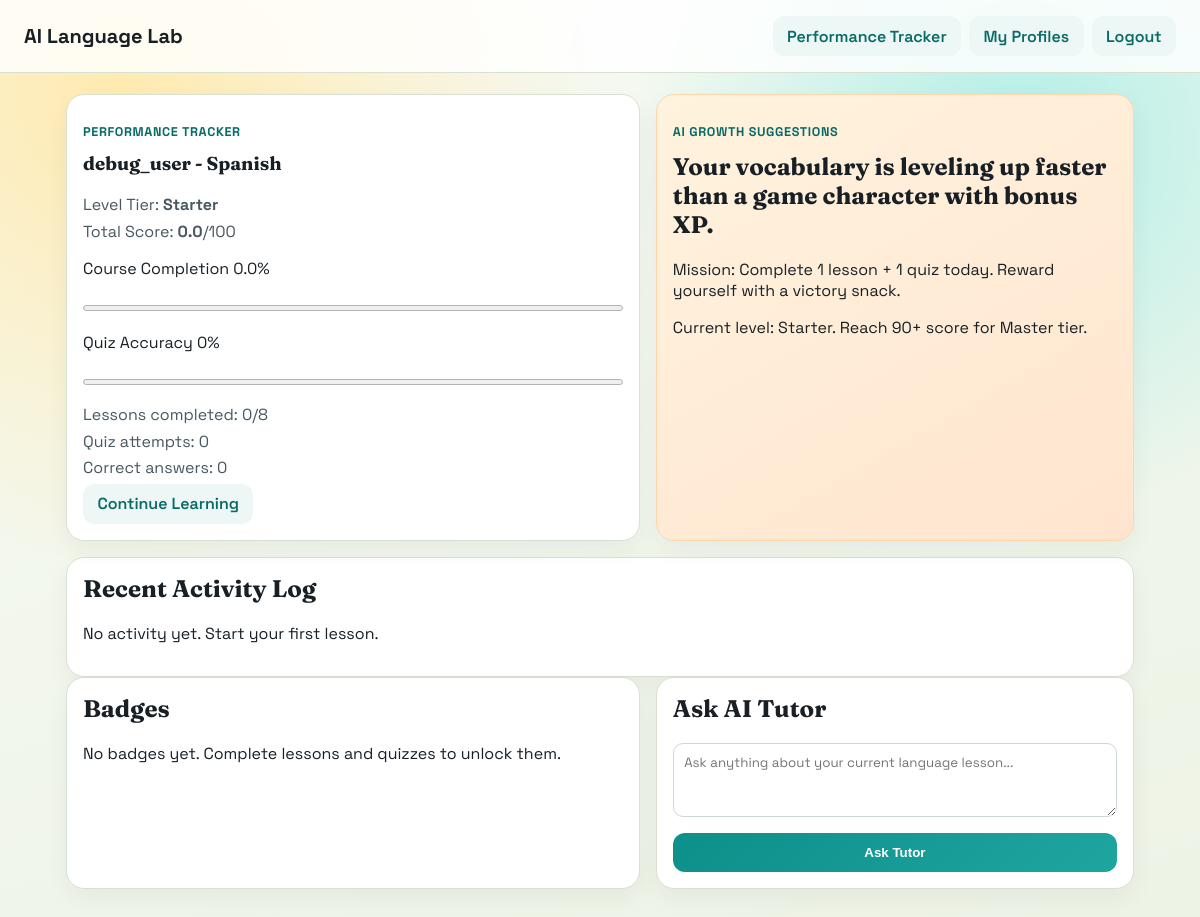
The page /dashboard/2/ (signed in) on the database its author committed.
### learning/models.py (models this page shows, shortened)
class LearnerProfile(models.Model):
    user = models.ForeignKey(settings.AUTH_USER_MODEL, on_delete=models.CASCADE, null=True, blank=True, related_name="learner_profiles")
    name = models.CharField(max_length=120)
    language = models.ForeignKey(Language, on_delete=models.CASCADE, related_name="learners")
    completed_lessons = models.PositiveIntegerField(default=0)
    quiz_attempts = models.PositiveIntegerField(default=0)
    correct_answers = models.PositiveIntegerField(default=0)
    created_at = models.DateTimeField(auto_now_add=True)
    updated_at = models.DateTimeField(auto_now=True)
    class Meta:
        unique_together = ("name", "language")
        constraints = [
            models.UniqueConstraint(fields=["user", "language"], name="unique_user_language_profile"),
        ]
    @property
    def accuracy(self):
        if self.quiz_attempts == 0:
            return 0
        return round((self.correct_answers / self.quiz_attempts) * 100, 1)
    @property
    def performance_score(self):
        lesson_part = min(self.completed_lessons * 20, 50)
        quiz_part = min(self.accuracy * 0.5, 50)
        return round(lesson_part + quiz_part, 1)
    @property
    def level(self):
        score = self.performance_score
        if score < 25:
            return "Starter"

class Language(models.Model):
    name = models.CharField(max_length=100, unique=True)
    code = models.CharField(max_length=10, unique=True)
    description = models.TextField()

### learning/views.py (the view)
# urls.py: path("dashboard/<int:profile_id>/", views.dashboard, name="dashboard"),
@login_required
def dashboard(request, profile_id):
    profile = get_object_or_404(LearnerProfile, id=profile_id)
    if profile.user_id != request.user.id:
        raise PermissionDenied("This profile belongs to another account.")
    _award_badges(profile)
    total_lessons = Lesson.objects.filter(language=profile.language).count()
    completion_percent = 0
    if total_lessons:
        completion_percent = round((profile.completed_lessons / total_lessons) * 100, 1)
    logs = PerformanceLog.objects.filter(learner=profile)[:12]
    ai_tips = _ai_fun_coach(profile)
    badges = BadgeAward.objects.filter(learner=profile)
    latest_tutor_chat = TutorInteraction.objects.filter(learner=profile).first()
    can_get_certificate = profile.level in ["Speaker", "Master"]
    context = {
        "profile": profile,
        "total_lessons": total_lessons,
        "completion_percent": completion_percent,
        "logs": logs,
        "ai_tips": ai_tips,
        "badges": badges,
        "tutor_form": TutorPromptForm(),
        "latest_tutor_chat": latest_tutor_chat,
        "can_get_certificate": can_get_certificate,
    }
    return render(request, "learning/dashboard.html", context)

### learning/forms.py
class TutorPromptForm(forms.Form):
    prompt = forms.CharField(
        label="Ask AI tutor",
        max_length=600,
        widget=forms.Textarea(attrs={"rows": 3, "placeholder": "Ask anything about your current language lesson..."}),
    )

### templates/learning/dashboard.html (shortened to what this page needs)
{% extends 'learning/base.html' %}
{% block content %}
<section class="split">
    <article class="card">
        <p class="kicker">Performance Tracker</p>
        <h1>{{ profile.name }} - {{ profile.language.name }}</h1>
        <p class="meta">Level Tier: <strong>{{ profile.level }}</strong></p>
        <p class="meta">Total Score: <strong>{{ profile.performance_score }}</strong>/100</p>
        <div class="meter-wrap">
            <p>Course Completion {{ completion_percent }}%</p>
            <progress class="progress-bar" max="100" value="{{ completion_percent }}"></progress>
        </div>
        <div class="meter-wrap">
            <p>Quiz Accuracy {{ profile.accuracy }}%</p>
            <progress class="progress-bar alt" max="100" value="{{ profile.accuracy }}"></progress>
        </div>
        <p class="meta">Lessons completed: {{ profile.completed_lessons }}/{{ total_lessons }}</p>
        <p class="meta">Quiz attempts: {{ profile.quiz_attempts }}</p>
        <p class="meta">Correct answers: {{ profile.correct_answers }}</p>
        <a href="{% url 'learning:language_detail' profile.language.id profile.id %}" class="link-btn">Continue Learning</a>
    </article>
    <article class="card accent-card">
        <p class="kicker">AI Growth Suggestions</p>
        <h2>{{ ai_tips.message }}</h2>
        <p>{{ ai_tips.mission }}</p>
        <p>{{ ai_tips.next_level_hint }}</p>
    </article>
</section>
<section class="card">
    <h2>Recent Activity Log</h2>
    {% if logs %}
    <table>
        <thead>
            <tr>
                <th>Action</th>
                <th>Correct</th>
                <th>Points</th>
                <th>Time</th>
            </tr>
        </thead>
        <tbody>
            {% for log in logs %}
            <tr>
                <td>{{ log.notes }}</td>
                <td>{% if log.is_correct %}Yes{% else %}No{% endif %}</td>
                <td>{{ log.points }}</td>
                <td>{{ log.created_at|date:"Y-m-d H:i" }}</td>
            </tr>
            {% endfor %}
        </tbody>
    </table>
    {% else %}
        <p>No activity yet. Start your first lesson.</p>
    {% endif %}
</section>
<section class="split">
    <article class="card">
        <h2>Badges</h2>
        {% if badges %}
            <div class="badge-list">
            {% for badge in badges %}
                <div class="badge-item">
                    <p><strong>{{ badge.title }}</strong></p>
                    <p class="meta">{{ badge.description }}</p>
                </div>
            {% endfor %}
            </div>
        {% else %}
            <p>No badges yet. Complete lessons and quizzes to unlock them.</p>
        {% endif %}
    </article>
    <article class="card">
        <h2>Ask AI Tutor</h2>
        <form method="post" action="{% url 'learning:ask_tutor' profile.id %}" class="form-grid">
            {{ tutor_form.prompt }}
            <button class="primary-btn" type="submit">Ask Tutor</button>
        </form>
    </article>
</section>
{% endblock %}

### static/css/styles.css (style rules this page uses)
:root { --bg: #f4f7ef; --paper: #ffffff; --ink: #182026; --brand: #0d8f8a; --brand-dark: #0a6a66; --accent: #ff7b3d; --sun: #ffcb47; --ok: #1f9d55; --warn: #d97706; --err: #cf3f3f; --line: #d8e0d4; }
* { box-sizing: border-box; }
body { margin: 0; min-height: 100vh; font-family: 'Space Grotesk', sans-serif; color: var(--ink); background: radial-gradient(circle at 10% 10%, #ffeab0, transparent 35%), radial-gradient(circle at 85% 15%, #b2efe7, transparent 30%), linear-gradient(160deg, #f7faf4 0%, #edf3e5 100%); }
h1, h2, h3 { margin-top: 0; font-family: 'Fraunces', serif; }
.nav-btn, .primary-btn, .link-btn { display: inline-block; text-decoration: none; border-radius: 12px; border: none; cursor: pointer; font-weight: 600; }
.nav-btn, .link-btn { padding: 0.6rem 0.9rem; background: #ecf7f6; color: var(--brand-dark); }
.primary-btn { padding: 0.78rem 1rem; background: linear-gradient(135deg, var(--brand) 0%, #1fa5a0 100%); color: white; margin-top: 0.5rem; }
.kicker { color: var(--brand-dark); font-weight: 700; letter-spacing: 0.05em; text-transform: uppercase; font-size: 0.79rem; }
.split { display: grid; grid-template-columns: 1.2fr 1fr; gap: 1rem; margin-bottom: 1rem; }
.card { background: var(--paper); border: 1px solid var(--line); border-radius: 18px; padding: 1rem; box-shadow: 0 10px 24px rgba(24, 32, 38, 0.05); }
.accent-card { background: linear-gradient(150deg, #fff3de 0%, #ffe5cf 100%); border-color: #ffd6aa; }
.meta { color: #485861; margin: 0.35rem 0; }
.form-grid { display: grid; gap: 0.5rem; }
textarea { width: 100%; padding: 0.65rem; border-radius: 10px; border: 1px solid #cdd9ce; font-family: inherit; resize: vertical; }
.meter-wrap { margin: 0.9rem 0; }
.progress-bar { width: 100%; height: 12px; }

### rows shown on the page
LearnerProfile: name "debug_user", language.name "Spanish", level "Starter", performance_score "0.0", accuracy "0", completed_lessons "0", quiz_attempts "0", correct_answers "0"

### other values the page prints
{{ completion_percent }} "0.0"
{{ total_lessons }} "8"
{{ ai_tips.message }} "Your vocabulary is leveling up faster than a game character with bonus XP."
{{ ai_tips.mission }} "Mission: Complete 1 lesson + 1 quiz today. Reward yourself with a victory snack."
{{ ai_tips.next_level_hint }} "Current level: Starter. Reach 90+ score for Master tier."
